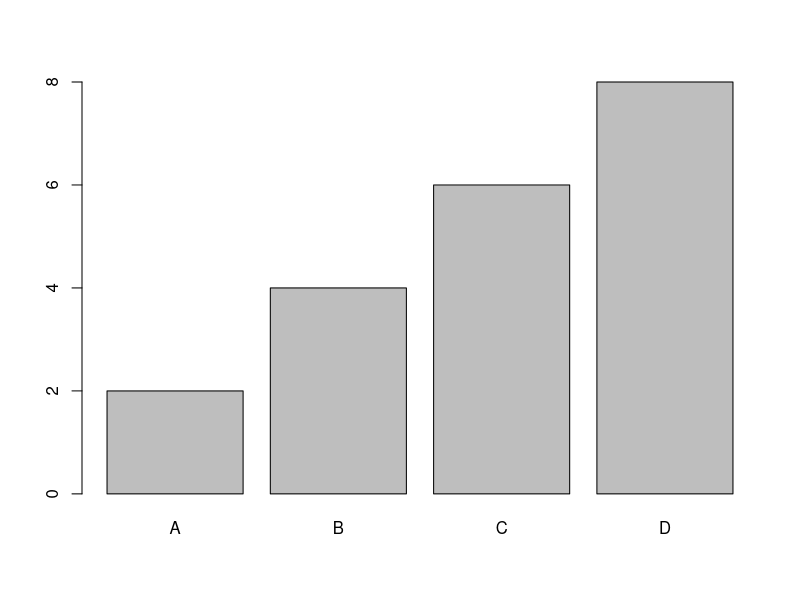
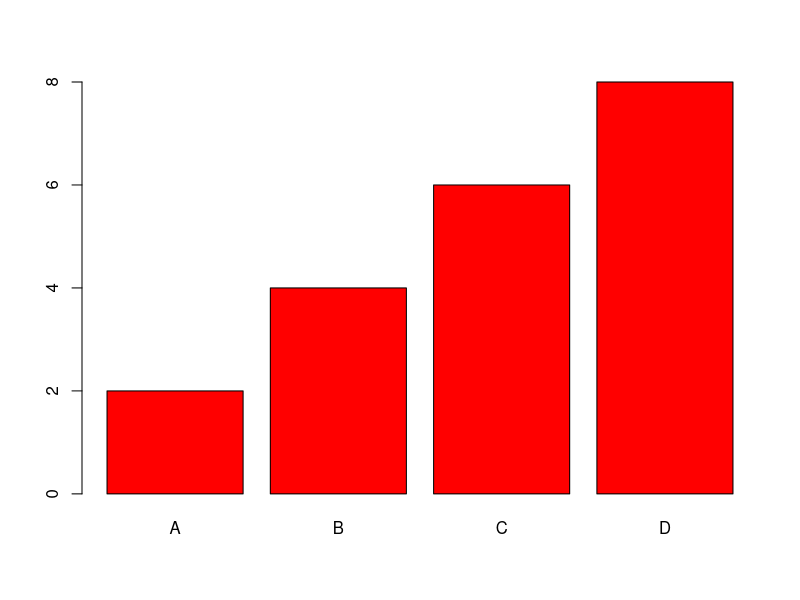
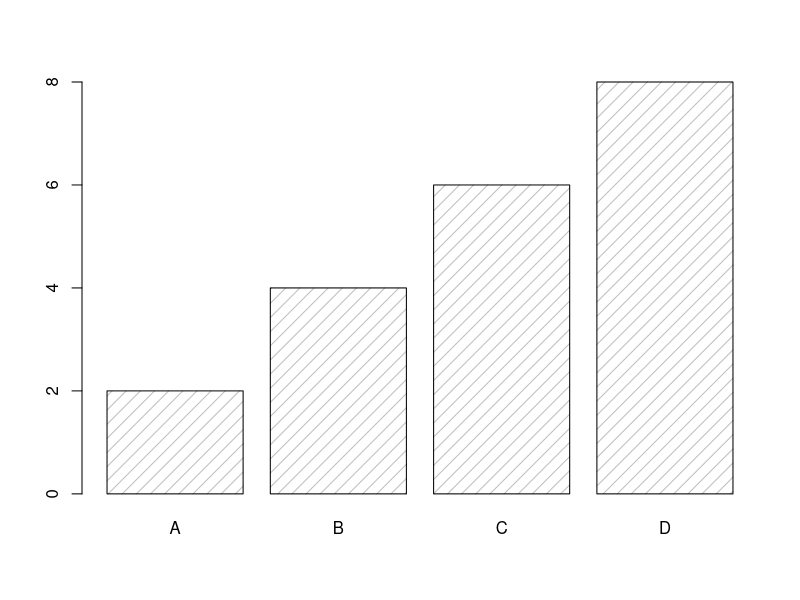
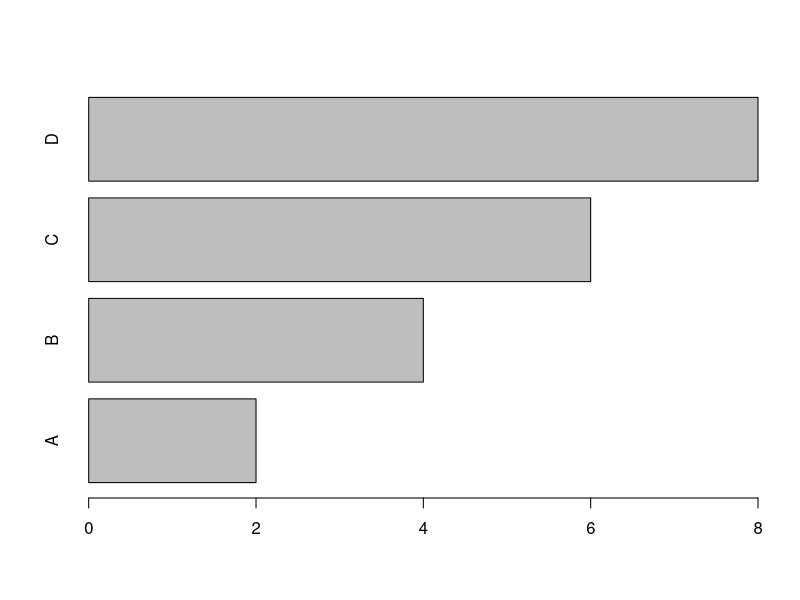

These charts were generated, in order, by the following R code:
# Code by @AmirMotefaker

# R Bar Charts


# Bar Charts
# Use the barplot() function to draw a vertical bar chart
# x-axis values
x <- c("A", "B", "C", "D")

# y-axis values
y <- c(2, 4, 6, 8)

barplot(y, names.arg = x)



# Bar Color
# Use the col parameter to change the color of the bars
x <- c("A", "B", "C", "D")
y <- c(2, 4, 6, 8)

barplot(y, names.arg = x, col = "red")



# Density / Bar Texture
# To change the bar texture, use the density parameter
x <- c("A", "B", "C", "D")
y <- c(2, 4, 6, 8)

barplot(y, names.arg = x, density = 10)



# Bar Width
# Use the width parameter to change the width of the bars
x <- c("A", "B", "C", "D")
y <- c(2, 4, 6, 8)



# Horizontal Bars
# If you want the bars to be displayed horizontally instead of vertically, use horiz=TRUE
x <- c("A", "B", "C", "D")
y <- c(2, 4, 6, 8)

barplot(y, names.arg = x, horiz = TRUE)
